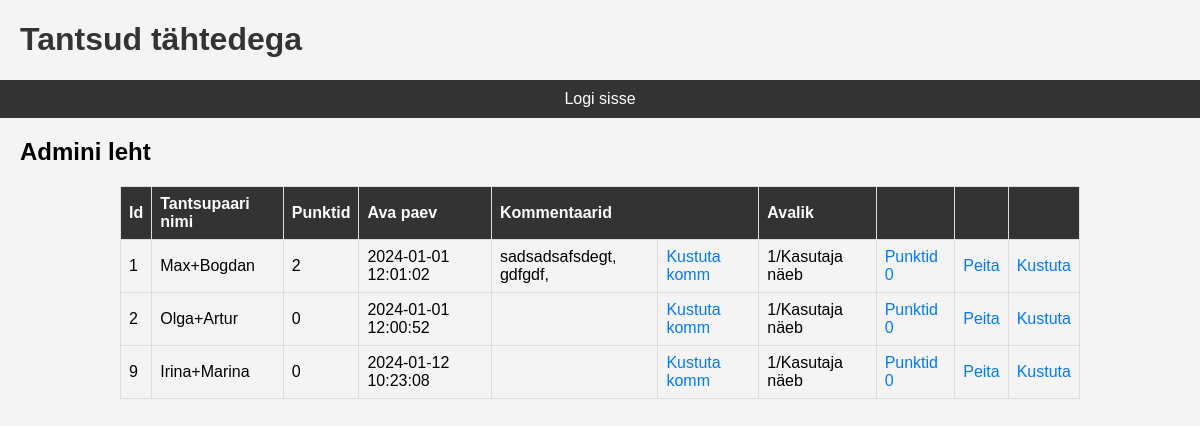
Screenshot of /admin_leht.php with the database file from the repository.
### tables this page shows
CREATE TABLE `tantsid` (
  `id` int(11) NOT NULL,
  `tantsupaar` varchar(30) DEFAULT NULL,
  `punktid` int(11) DEFAULT 0,
  `kommentaarid` text DEFAULT ' ',
  `ava_paev_` datetime DEFAULT NULL,
  `avalik` int(11) DEFAULT 1
);

### admin_leht.php (the view, shortened to what this page needs)
<!doctype html>
<html lang="et">
<head>
    <link rel="stylesheet" href="style.css">
</head>
<body>
<h1 class="mainH1">Tantsud tähtedega</h1>
<nav>
    <?php
    if(isset($_SESSION['kasutaja'])){
        ?>
        <h1 id="h1">Tere, <?="$_SESSION[kasutaja]"?></h1>
        <a href="logout.php">Logi välja</a>
        <?php
        echo "<ul>";
        echo "<li>";
        echo '<a href="kasutaja_leht.php" class="adminNavA" >Kasutaja</a>';
        echo "</li>";
            echo "<li>";
            echo  '<a class="adminNavA" href="admin_leht.php">Admin</a>';
            echo "</li>";
        echo "</ul>";
    }
    else {
        ?>
        <a href="login.php">Logi sisse</a>
        <?php
    }
    ?>
</nav>
<h2> Admini leht </h2>
<table>
    <tr>
        <th>Id</th>
        <th>Tantsupaari nimi</th>
        <th>Punktid</th>
        <th>Ava paev</th>
        <th COLSPAN="2">Kommentaarid</th>
        <th>Avalik</th>
        <th></th>
        <th></th>
        <th></th>
    </tr>
    <?php
    global $yhendus;
    $kask=$yhendus->prepare("select id,tantsupaar,punktid,ava_paev_,kommentaarid,avalik from tantsid");
    $kask->bind_result($id,$tantsupaar,$punktid,$paev,$kommentaarid,$avalik);
    $kask->execute();
    while($kask->fetch()){
        $test="Näita";
        $seisnud="naitmine";
        $test2="Kasutaja ei näe";
        if ($avalik==1){
            $test="Peita";
            $seisnud="peitmine";
            $test2="Kasutaja näeb";
        }
        echo "<tr>";
        $tantsupaar=htmlspecialchars($tantsupaar);
        echo "<td>".$id."</td>";
        echo "<td>".$tantsupaar."</td>";
        echo "<td>".$punktid."</td>";
        echo "<td>".$paev."</td>";
        echo "<td>".$kommentaarid."</td>";
        echo "<td><a href='?kustutakomm=$id'>Kustuta komm</a></td>";
        echo "<td>".$avalik."/".$test2."</td>";
        echo "<td><a href='?punktid0=$id'>Punktid 0</a></td>";
        echo "<td><a href='?$seisnud=$id'>$test</a></td>";
        echo "<td><a href='?kustuta=$id'>Kustuta</a></td>";
    }   echo "</tr>";
    ?>
</table>
</body>
</html>

### style.css (style rules this page uses)
body { font-family: Arial, sans-serif; background-color: #f4f4f4; margin: 0; padding: 0; }
a { color: #007BFF; text-decoration: none; transition: color 0.3s ease; }
h1 { color: #333; }
.mainH1 { margin-left: 20px; }
H2 { margin-left: 20px; }
nav { background-color: #333; color: white; padding: 10px; text-align: center; }
nav a { color: white; text-decoration: none; margin: 0 10px; }
table { width: 80%; margin: 20px auto; border-collapse: collapse; }
th, td { border: 1px solid #ddd; padding: 8px; text-align: left; }
th { background-color: #333; color: white; }

### rows the page displays
tantsid: id "1", tantsupaar "Max+Bogdan", punktid "2", ava_paev_ "2024-01-01 12:01:02", kommentaarid "sadsadsafsdegt, gdfgdf,", avalik "1", avalik "Kasutaja näeb", avalik "Peita"
tantsid: id "2", tantsupaar "Olga+Artur", punktid "0", ava_paev_ "2024-01-01 12:00:52", avalik "1", avalik "Kasutaja näeb", avalik "Peita"
tantsid: id "9", tantsupaar "Irina+Marina", punktid "0", ava_paev_ "2024-01-12 10:23:08", avalik "1", avalik "Kasutaja näeb", avalik "Peita"
